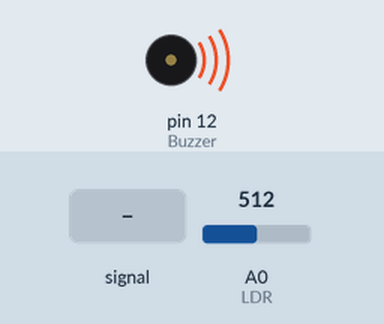
Recording of a sketch running on a simulated Arduino Uno, built with avr-gcc and run on an emulated ATmega328P. On the bench: buzzer (waves = sounding). Inputs (shaded band) come from the test bench; at power-on: A0 (LDR) = 512.

Above: at 1.2 s.
1.3 s: A0 (LDR) fed a 2 Hz sine of ±306 counts around its level
At 1.67 s:
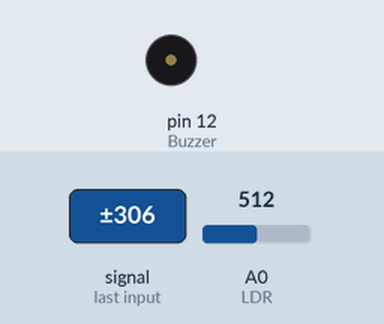
4.3 s: A0 (LDR) set to 716
5.8 s: A0 (LDR) set to 702
At 7.0 s:
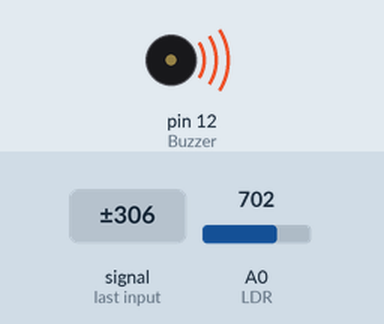
7.3 s: A0 (LDR) set to 726
At 8.3 s:
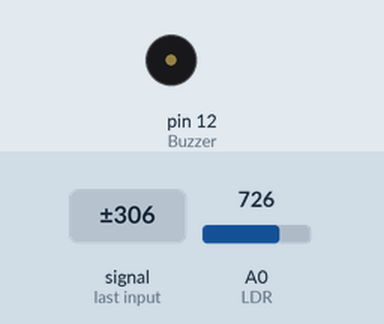
Timing chart, 0 to 9.8 s (numbered marks = the images above; inputs shaded):
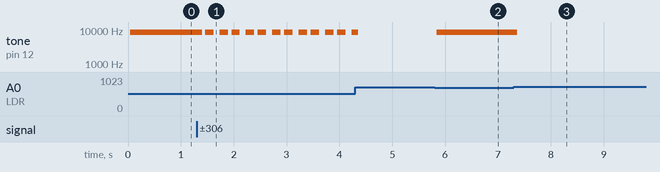

Measured:
- after the input at 1.3 s, tone on pin 12 (Buzzer): 8651 Hz → silent after 0.10 s, then repeats every 0.50 s: 8639 Hz 0.16 s, silent 0.11 s, 8651 Hz 0.16 s, silent 0.07 s
- after the input at 5.8 s, tone on pin 12 (Buzzer): silent → 8651 Hz at once
- after the input at 7.3 s, tone on pin 12 (Buzzer): 8651 Hz → silent after 0.06 s

The sketch:

alarmeLDR.ino
```cpp
const int LDR = 0;
const int Buzzer = 12;
int ValorLido = 0;
int pwm = 0;
void setup() {
  pinMode(Buzzer,OUTPUT);
}

void loop() {
  ValorLido = analogRead(LDR);
  if(ValorLido < 716){
    digitalWrite(Buzzer,HIGH);
    }
    else{
      digitalWrite(Buzzer,LOW);
      }
      if(ValorLido > 250){
        digitalWrite(Buzzer,LOW);
        }
  }
```
